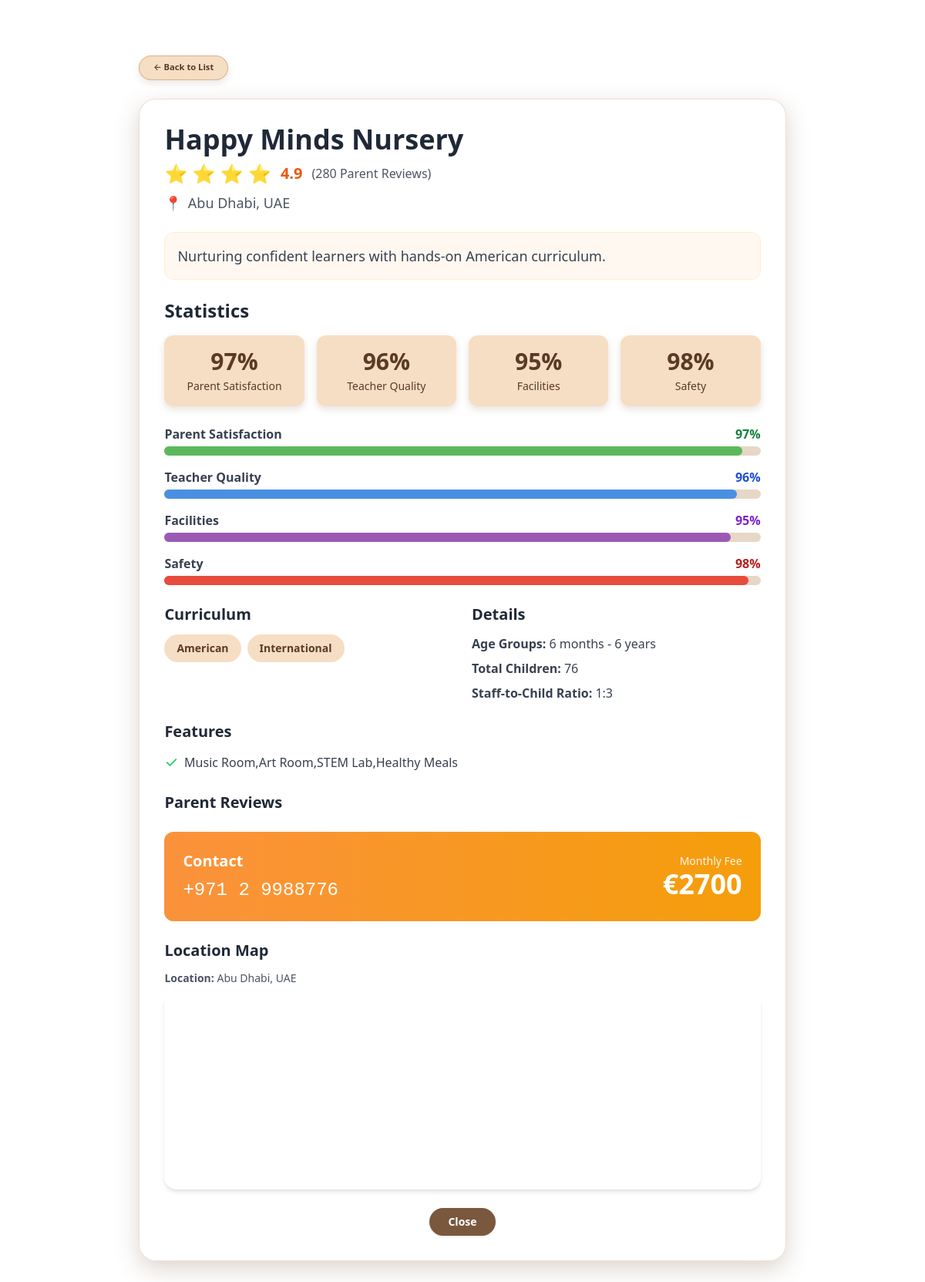
The page /nursery/23 (signed in) on the database its author committed.
### models.py (models this page shows, shortened)
class Nursery(db.Model):
    __tablename__ = "nurseries"
    id = db.Column(db.Integer, primary_key=True)
    name = db.Column(db.String(150), nullable=False)
    location = db.Column(db.String(150), nullable=False)
    rating = db.Column(db.Float, nullable=False)
    reviews_count = db.Column(db.Integer, nullable=False)
    curriculum = db.Column(db.String(200), nullable=False)      # "Montessori,International"
    features = db.Column(db.String(400), nullable=False)        # "Outdoor Garden,Art Studio,Music Classes"
    price = db.Column(db.Integer, nullable=False)               # مثلاً 850
    currency = db.Column(db.String(3), nullable=False, default="EUR")
    phone = db.Column(db.String(50), nullable=False)
    capacity = db.Column(db.Integer, nullable=False)
    age_groups = db.Column(db.String(100), nullable=False)      # "6 months - 6 years"
    total_children = db.Column(db.Integer, nullable=False)
    staff_ratio = db.Column(db.String(20), nullable=False)      # "1:4"
    parent_satisfaction = db.Column(db.Integer, nullable=False) # 96
    teacher_quality = db.Column(db.Integer, nullable=False)
    facilities_rating = db.Column(db.Integer, nullable=False)
    safety_rating = db.Column(db.Integer, nullable=False)
    description = db.Column(db.Text, nullable=False)
    google_maps_url = db.Column(db.String(300), nullable=True)
    reviews = db.relationship("Review", backref="nursery", lazy=True)

### app.py (the view)
@app.route("/nursery/<int:nursery_id>")
def nursery_detail(nursery_id):
    lang = get_lang()
    if "user_id" not in session:
        return redirect(url_for("login_page", lang=lang))
    nursery = Nursery.query.get_or_404(nursery_id)
    return render_template(
        "nursery_detail.html",
        lang=lang,
        nursery=nursery,
    )

### app.py (called while the page is built)
def get_lang():
    lang = request.args.get("lang")
    if lang not in ("en", "de", "ar"):
        lang = session.get("lang", "en")
    session["lang"] = lang
    return lang

@app.context_processor
def inject_lang():
    return {
        "current_lang": session.get("lang", "en"),
        "current_user_name": session.get("user_name"),
        "current_currency": session.get("currency", "EUR"),
    }

### templates/nursery_detail.html (shortened to what this page needs)
{% extends "base.html" %}
{% block content %}
{% set lang = current_lang %}
{% if lang == 'de' %}
    {% set t_back = 'Zurück zur Liste' %}
    {% set t_statistics = 'Statistiken' %}
    {% set t_parent_satisfaction = 'Elternzufriedenheit' %}
    {% set t_teacher_quality = 'Lehrerqualität' %}
    {% set t_facilities = 'Einrichtungen' %}
    {% set t_safety = 'Sicherheit' %}
    {% set t_curriculum = 'Lehrplan' %}
    {% set t_details = 'Details' %}
    {% set t_age_groups = 'Altersgruppen' %}
    {% set t_total_children = 'Gesamtzahl der Kinder' %}
    {% set t_staff_ratio = 'Personal-Kind-Verhältnis' %}
    {% set t_features = 'Merkmale' %}
    {% set t_parent_reviews = 'Elternbewertungen' %}
    {% set t_contact = 'Kontakt' %}
    {% set t_monthly_fee = 'Monatliche Gebühr' %}
    {% set t_close = 'Schließen' %}
    {% set t_map_title = 'Standortkarte' %}
    {% set t_location_label = 'Standort' %}
{% elif lang == 'ar' %}
    {% set t_back = 'العودة إلى القائمة' %}
    {% set t_statistics = 'الإحصائيات' %}
    {% set t_parent_satisfaction = 'رضا أولياء الأمور' %}
    {% set t_teacher_quality = 'جودة المعلمين' %}
    {% set t_facilities = 'المرافق' %}
    {% set t_safety = 'السلامة' %}
    {% set t_curriculum = 'المنهج' %}
    {% set t_details = 'التفاصيل' %}
    {% set t_age_groups = 'الفئات العمرية' %}
    {% set t_total_children = 'إجمالي الأطفال' %}
    {% set t_staff_ratio = 'نسبة الموظفين إلى الأطفال' %}
    {% set t_features = 'المميزات' %}
    {% set t_parent_reviews = 'تقييمات أولياء الأمور' %}
    {% set t_contact = 'التواصل' %}
    {% set t_monthly_fee = 'الرسوم الشهرية' %}
    {% set t_close = 'إغلاق' %}
    {% set t_map_title = 'خريطة الموقع' %}
    {% set t_location_label = 'الموقع' %}
{% else %}
    {% set t_back = 'Back to List' %}
    {% set t_statistics = 'Statistics' %}
    {% set t_parent_satisfaction = 'Parent Satisfaction' %}
    {% set t_teacher_quality = 'Teacher Quality' %}
    {% set t_facilities = 'Facilities' %}
    {% set t_safety = 'Safety' %}
    {% set t_curriculum = 'Curriculum' %}
    {% set t_details = 'Details' %}
    {% set t_age_groups = 'Age Groups' %}
    {% set t_total_children = 'Total Children' %}
    {% set t_staff_ratio = 'Staff-to-Child Ratio' %}
    {% set t_features = 'Features' %}
    {% set t_parent_reviews = 'Parent Reviews' %}
    {% set t_contact = 'Contact' %}
    {% set t_monthly_fee = 'Monthly Fee' %}
    {% set t_close = 'Close' %}
    {% set t_map_title = 'Location Map' %}
    {% set t_location_label = 'Location' %}
{% endif %}
<div class="max-w-5xl mx-auto px-6 py-8">
    <div class="mb-6 flex items-center">
        <a
            href="{{ url_for('nurseries_page') }}"
            class="btn-back">
            ← {{ t_back }}
        </a>
    </div>
    <div class="card-soft p-6 md:p-8">
        <div class="mb-6">
            <h2 class="text-3xl md:text-4xl font-bold text-gray-800 mb-2">
                {{ nursery.name }}
            </h2>
            <div class="flex flex-wrap items-center gap-3 mb-2">
                <div class="text-2xl text-yellow-400">
                    {% for i in range(nursery.rating|round(0, 'floor')|int) %}
                        ⭐
                    {% endfor %}
                </div>
                <span class="text-xl font-bold text-orange-600">
                    {{ "%.1f"|format(nursery.rating) }}
                </span>
                <span class="text-gray-600 text-sm md:text-base">
                    ({{ nursery.reviews_count }} {{ t_parent_reviews }})
                </span>
            </div>
            <p class="text-gray-600 flex items-center gap-2 text-sm md:text-lg">
                <span>📍</span>
                <span>{{ nursery.location }}</span>
            </p>
        </div>
        <div class="mb-6 p-4 bg-orange-50/80 rounded-xl border border-orange-100">
            <p class="text-gray-700 text-sm md:text-lg">
                {{ nursery.description }}
            </p>
        </div>
        <div class="mb-6">
            <h3 class="text-2xl font-bold text-gray-800 mb-4">{{ t_statistics }}</h3>
            <div class="grid grid-cols-2 md:grid-cols-4 gap-4">
                <div class="stat-soft p-4 rounded-xl text-center">
                    <div class="text-3xl font-bold">
                        {{ nursery.parent_satisfaction }}%
                    </div>
                    <div class="text-sm mt-1">{{ t_parent_satisfaction }}</div>
                </div>
                <div class="stat-soft p-4 rounded-xl text-center">
                    <div class="text-3xl font-bold">
                        {{ nursery.teacher_quality }}%
                    </div>
                    <div class="text-sm mt-1">{{ t_teacher_quality }}</div>
                </div>
                <div class="stat-soft p-4 rounded-xl text-center">
                    <div class="text-3xl font-bold">
                        {{ nursery.facilities_rating }}%
                    </div>
                    <div class="text-sm mt-1">{{ t_facilities }}</div>
                </div>
                <div class="stat-soft p-4 rounded-xl text-center">
                    <div class="text-3xl font-bold">
                        {{ nursery.safety_rating }}%
                    </div>
                    <div class="text-sm mt-1">{{ t_safety }}</div>
                </div>
            </div>
        </div>
        <div class="mb-6 space-y-4">
            <div>
                <div class="flex justify-between mb-1 text-sm md:text-base">
                    <span class="font-semibold text-gray-700">{{ t_parent_satisfaction }}</span>
                    <span class="font-bold text-green-700">
                        {{ nursery.parent_satisfaction }}%
                    </span>
                </div>
                <div class="w-full progress-bar-bg rounded-full h-3">
                    <div
                        class="progress-green h-3 rounded-full"
                        style="width: {{ nursery.parent_satisfaction }}%;"
                    ></div>
                </div>
            </div>
            <div>
                <div class="flex justify-between mb-1 text-sm md:text-base">
                    <span class="font-semibold text-gray-700">{{ t_teacher_quality }}</span>
                    <span class="font-bold text-blue-700">
                        {{ nursery.teacher_quality }}%
                    </span>
                </div>
                <div class="w-full progress-bar-bg rounded-full h-3">
                    <div
                        class="progress-blue h-3 rounded-full"
                        style="width: {{ nursery.teacher_quality }}%;"
                    ></div>
                </div>
            </div>
            <div>
                <div class="flex justify-between mb-1 text-sm md:text-base">
                    <span class="font-semibold text-gray-700">{{ t_facilities }}</span>
                    <span class="font-bold text-purple-700">
                        {{ nursery.facilities_rating }}%
                    </span>
                </div>
                <div class="w-full progress-bar-bg rounded-full h-3">
                    <div
                        class="progress-purple h-3 rounded-full"
                        style="width: {{ nursery.facilities_rating }}%;"
                    ></div>
                </div>
            </div>
            <div>
                <div class="flex justify-between mb-1 text-sm md:text-base">
                    <span class="font-semibold text-gray-700">{{ t_safety }}</span>
                    <span class="font-bold text-red-700">
                        {{ nursery.safety_rating }}%
                    </span>
                </div>
                <div class="w-full progress-bar-bg rounded-full h-3">
                    <div
                        class="progress-red h-3 rounded-full"
                        style="width: {{ nursery.safety_rating }}%;"
                    ></div>
                </div>
            </div>
        </div>
        <div class="grid md:grid-cols-2 gap-6 mb-6">
            <div>
                <h3 class="text-xl font-bold text-gray-800 mb-3">{{ t_curriculum }}</h3>
                <div class="flex flex-wrap gap-2">
                    {% for curr in nursery.curriculum.split(",") %}
                    <span
                        class="px-4 py-2 badge-soft rounded-full font-semibold text-xs md:text-sm"
                    >
                        {{ curr }}
                    </span>
                    {% endfor %}
                </div>
            </div>
            <div>
                <h3 class="text-xl font-bold text-gray-800 mb-3">{{ t_details }}</h3>
                <div class="space-y-2 text-gray-700 text-sm md:text-base">
                    <p><strong>{{ t_age_groups }}:</strong> {{ nursery.age_groups }}</p>
                    <p><strong>{{ t_total_children }}:</strong> {{ nursery.total_children }}</p>
                    <p><strong>{{ t_staff_ratio }}:</strong> {{ nursery.staff_ratio }}</p>
                </div>
            </div>
        </div>
        <div class="mb-6">
            <h3 class="text-xl font-bold text-gray-800 mb-3">{{ t_features }}</h3>
            <div class="grid grid-cols-2 gap-3">
                {% for feature in nursery.features.split("|") %}
                <div class="flex items-center gap-2 text-gray-700 text-sm md:text-base">
                    <span class="text-green-500 text-xl">✓</span>
                    <span>{{ feature }}</span>
                </div>
                {% endfor %}
            </div>
        </div>
        <div class="mb-6">
            <h3 class="text-xl font-bold text-gray-800 mb-3">{{ t_parent_reviews }}</h3>
        </div>
        <div
            class="bg-gradient-to-r from-orange-400 to-amber-500 p-6 rounded-xl text-white mb-6"
        >
            <div class="flex flex-col md:flex-row md:justify-between md:items-center gap-4">
                <div>
                    <h3 class="text-xl font-bold mb-2">{{ t_contact }}</h3>
                    <a
                        href="tel:{{ nursery.phone }}"
                        class="text-2xl font-mono hover:underline"
                    >
                        {{ nursery.phone }}
                    </a>
                </div>
                <div class="md:text-right">
                    <div class="text-sm opacity-90">{{ t_monthly_fee }}</div>
                    <div class="text-3xl md:text-4xl font-bold">
                        €{{ nursery.price }}
                    </div>
                </div>
            </div>
        </div>
        <div class="mb-6">
            <h3 class="text-xl font-bold text-gray-800 mb-3">{{ t_map_title }}</h3>
            <p class="text-sm text-gray-600 mb-2">
                <strong>{{ t_location_label }}:</strong> {{ nursery.location }}
            </p>
            <div class="rounded-2xl overflow-hidden shadow-md h-64">
                <iframe
                    width="100%"
                    height="100%"
                    style="border:0;"
                    loading="lazy"
                    allowfullscreen
                    src="https://www.google.com/maps?q={{ nursery.location|replace(' ', '+') }}&output=embed">
                </iframe>
            </div>
        </div>
        <div class="mt-4 text-center">
            <a
                href="{{ url_for('nurseries_page') }}"
                class="inline-flex justify-center items-center px-6 py-2 rounded-full btn-brown text-sm font-semibold shadow">
                {{ t_close }}
            </a>
        </div>
    </div>
</div>
{% endblock %}

### templates/base.html (style rules this page uses)
body { margin: 0; padding: 0; min-height: 100vh; background-image: url("https://images.pexels.com/photos/1741231/pexels-photo-1741231.jpeg"); background-size: cover; background-position: center; background-repeat: no-repeat; background-attachment: fixed; font-family: system-ui, -apple-system, BlinkMacSystemFont, "Segoe UI", sans-serif; }

### templates/nursery_detail.html (style rules this page uses)
body { margin: 0; padding: 0; min-height: 100vh; background-image: url("https://images.pexels.com/photos/7333506/pexels-photo-7333506.jpeg"); background-size: cover; background-position: center; background-repeat: no-repeat; background-attachment: fixed; }
.card-soft { background: rgba(255, 255, 255, 0.96); border-radius: 22px; box-shadow: 0 10px 30px rgba(120, 88, 62, 0.25); border: 1px solid rgba(227, 200, 175, 0.6); }
.btn-brown { background: #7A583E; color: #fff; transition: 0.2s ease-in-out; }
.btn-back { background: #F6DEC4; color: #5B3A26; border-radius: 999px; padding: 0.4rem 1.1rem; font-size: 0.7rem; font-weight: 600; box-shadow: 0 4px 10px rgba(120, 88, 62, 0.15); border: 1px solid rgba(200, 160, 120, 0.7); transition: 0.2s ease-in-out; }
.stat-soft { background: #F6DEC4; color: #5B3A26; box-shadow: 0 4px 10px rgba(120, 88, 62, 0.18); }
.badge-soft { background: #F6DEC4; color: #5B3A26; }
.progress-bar-bg { background-color: #E6D7C6; }
.progress-green { background-color: #5CB85C; }
.progress-blue { background-color: #4A90E2; }
.progress-purple { background-color: #9B59B6; }
.progress-red { background-color: #E74C3C; }

### rows shown on the page
Nursery: name "Happy Minds Nursery", rating "4.9", reviews_count "280", location "Abu Dhabi, UAE", description "Nurturing confident learners with hands-on American curriculum.", parent_satisfaction "97", teacher_quality "96", facilities_rating "95", safety_rating "98", age_groups "6 months - 6 years", total_children "76", staff_ratio "1:3", features "Music Room,Art Room,STEM Lab,Healthy Meals", phone "+971 2 9988776", price "2700"

### other values the page prints
{{ t_back }} "Back to List"
{{ t_parent_reviews }} "Parent Reviews"
{{ t_statistics }} "Statistics"
{{ t_parent_satisfaction }} "Parent Satisfaction"
{{ t_teacher_quality }} "Teacher Quality"
{{ t_facilities }} "Facilities"
{{ t_safety }} "Safety"
{{ t_curriculum }} "Curriculum"
{{ curr }} "American" "International"
{{ t_details }} "Details"
{{ t_age_groups }} "Age Groups"
{{ t_total_children }} "Total Children"
{{ t_staff_ratio }} "Staff-to-Child Ratio"
{{ t_features }} "Features"
{{ t_contact }} "Contact"
